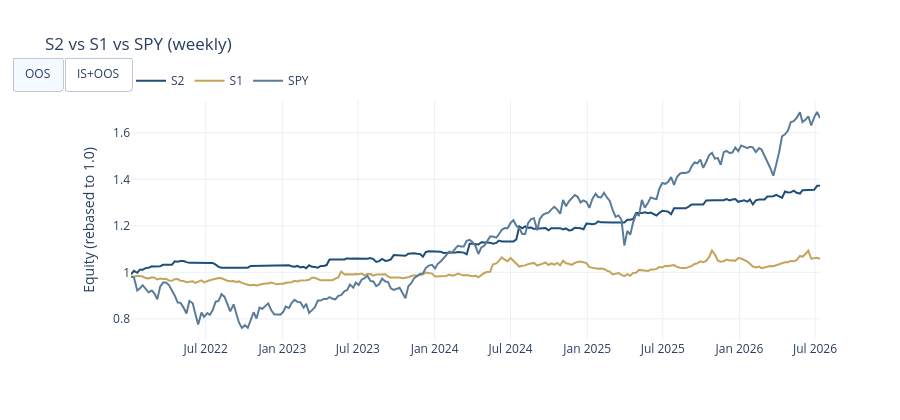

This figure's notebook cell:
### Markdown cell above
## 6. Overlay (secondary)

### Code cell
weekly_full = weekly_overlay_frame(full_net, s1_weekly, spy)
weekly_oos = weekly_overlay_frame(oos_net, s1_weekly, spy)
print(f"weekly_full n={len(weekly_full)}  weekly_oos n={len(weekly_oos)}")

try:
    fig = plotly_weekly_overlay(weekly_full, weekly_oos, title="S2 vs S1 vs SPY (weekly)")
    fig.show()
except Exception as exc:
    warnings.warn(f"plotly overlay failed ({exc}); static fallback")
    fig = plot_static_weekly_overlay(weekly_oos, title="S2 vs S1 vs SPY — OOS weekly", is_end=IS_END)
    plt.show()

### Figure 1 — Plotly figure (JSON) as saved in the notebook; plotly's stock layout.template omitted (floating-point values rounded to 4 significant figures; data arrays with more than 128 entries replaced by an {"elided": "..."} marker saying what was removed)
{"data": [{"legendgroup": "s2", "line": {"color": "#1f4e79", "width": 2}, "name": "S2", "type": "scatter", "visible": true, "x": {"elided": "237 str values"}, "y": {"elided": "237 float values"}}, {"legendgroup": "s1", "line": {"color": "#c4a35a", "width": 2}, "name": "S1", "type": "scatter", "visible": true, "x": {"elided": "237 str values"}, "y": {"elided": "237 float values"}}, {"legendgroup": "spy", "line": {"color": "#5b7c99", "width": 2}, "name": "SPY", "type": "scatter", "visible": true, "x": {"elided": "237 str values"}, "y": {"elided": "237 float values"}}, {"legendgroup": "s2", "line": {"color": "#1f4e79", "width": 2}, "name": "S2", "type": "scatter", "visible": false, "x": {"elided": "591 str values"}, "y": {"elided": "591 float values"}}, {"legendgroup": "s1", "line": {"color": "#c4a35a", "width": 2}, "name": "S1", "type": "scatter", "visible": false, "x": {"elided": "591 str values"}, "y": {"elided": "591 float values"}}, {"legendgroup": "spy", "line": {"color": "#5b7c99", "width": 2}, "name": "SPY", "type": "scatter", "visible": false, "x": {"elided": "591 str values"}, "y": {"elided": "591 float values"}}], "layout": {"height": 420, "hovermode": "x unified", "legend": {"orientation": "h", "y": 1.02, "yanchor": "bottom"}, "title": {"text": "S2 vs S1 vs SPY (weekly)"}, "updatemenus": [{"buttons": [{"args": [{"visible": [true, true, true, false, false, false]}, {"title": "S2 vs S1 vs SPY (weekly) — OOS"}], "label": "OOS", "method": "update"}, {"args": [{"visible": [false, false, false, true, true, true]}, {"title": "S2 vs S1 vs SPY (weekly) — IS+OOS"}], "label": "IS+OOS", "method": "update"}], "direction": "right", "type": "buttons", "x": 0, "y": 1.18}], "yaxis": {"title": {"text": "Equity (rebased to 1.0)"}}}}
